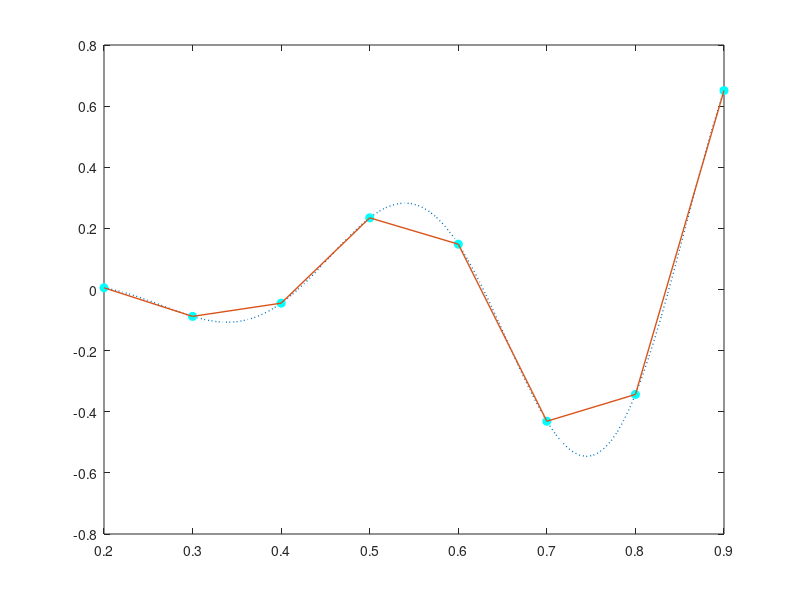

This chart was generated by the following MATLAB code: (Note: this script raises an error after producing the figure.)
clear all
close all

a = 0.2;
b = 0.9;
n = 8;
x = linspace(a,b,n)'; % nodi equispaziati

f = @(x)sin(15*x).*x.^2; 
y = f(x);
xplot = linspace(a,b,100)';
yplot = f(xplot);
figure,
plot(xplot,yplot,'LineWidth',1,'LineStyle',':');
hold on; plot(x,y,'oc','MarkerFaceColor','c');
%% 
plot(x,y,'LineWidth',1);
%% 

ycubic = cubico_tratti(x,y,xplot);
plot(xplot,ycubic,'-m');

yspline = interp1(x,y,xplot,'spline');
plot(xplot,yspline,'-k');

leg = legend('f','data','linear','cubic','spline');
set(leg,'Location','NorthWest');
